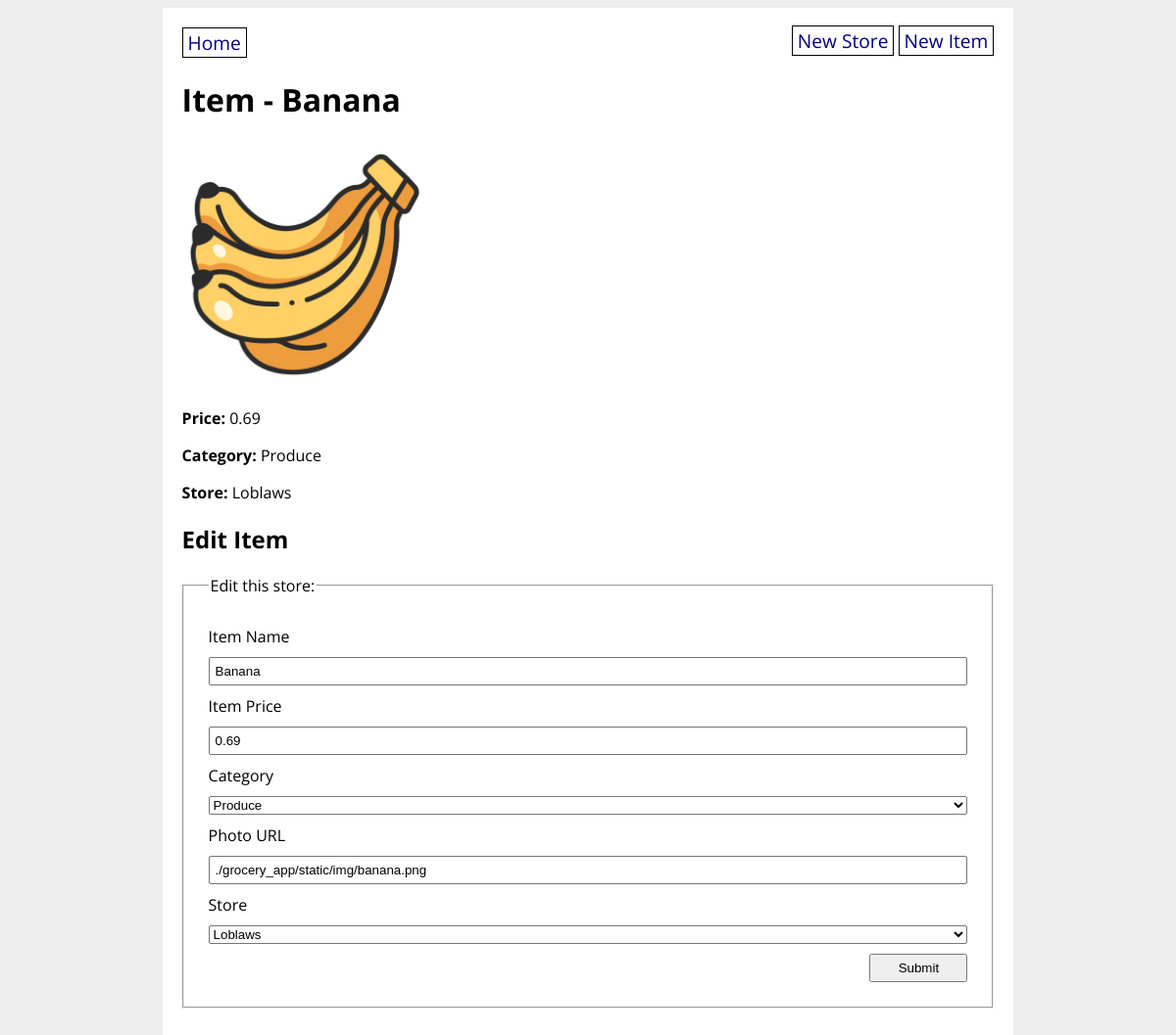
/item/1, run on an earlier commit of the app's database.
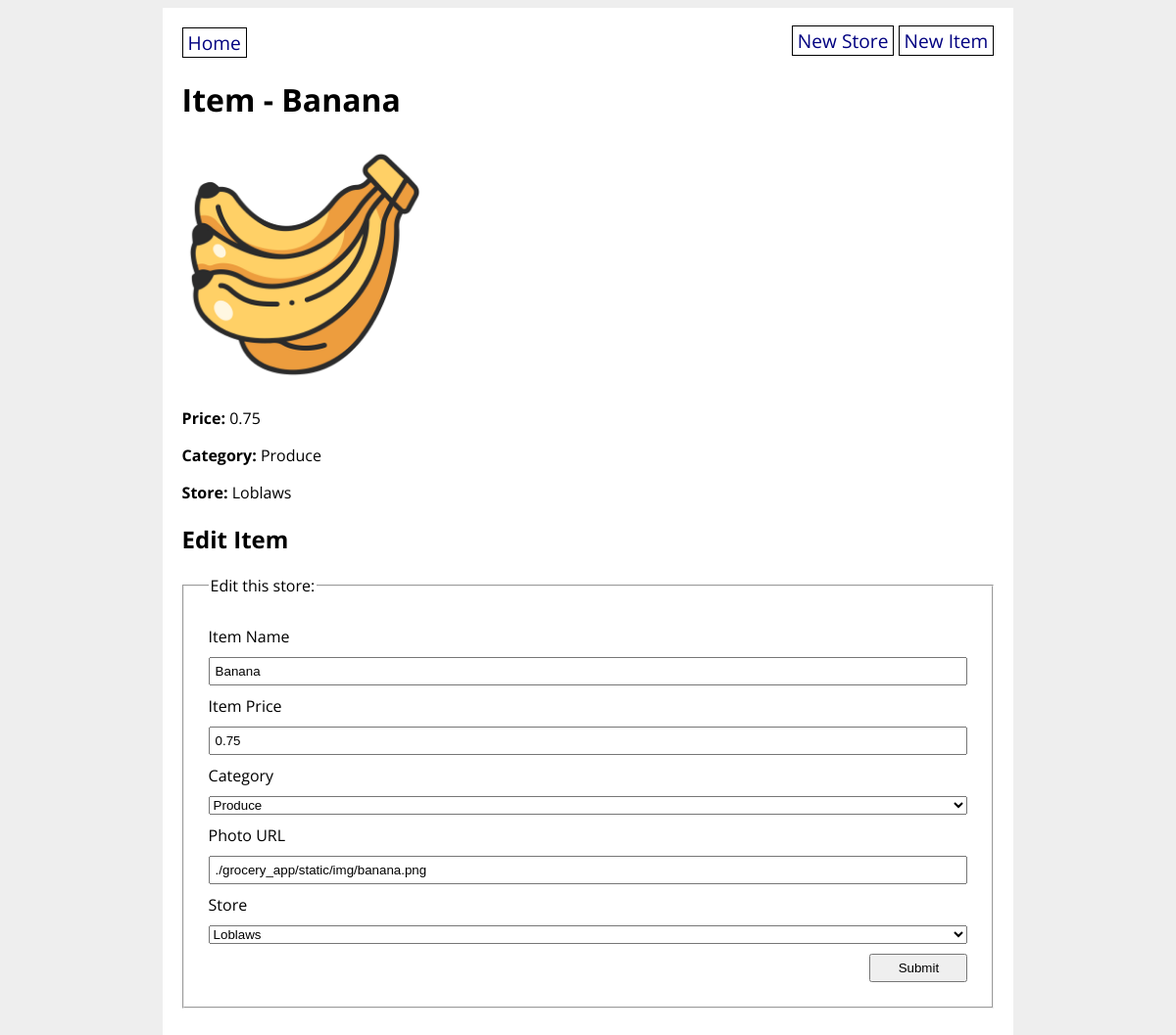
And on a later commit of the database.
### grocery_app/models.py (models this page shows, shortened)
class GroceryItem(db.Model):
    id = db.Column(db.Integer, primary_key=True)
    name = db.Column(db.String(80), nullable=False)
    price = db.Column(db.Float(precision=2), nullable=False)
    category = db.Column(db.Enum(ItemCategory), default=ItemCategory.OTHER)
    photo_url = db.Column(URLType)
    store_id = db.Column(db.Integer, db.ForeignKey('grocery_store.id'), nullable=False)
    store = db.relationship('GroceryStore', back_populates='items')

### grocery_app/routes.py (the view, shortened to what this page needs)
@main.route('/item/<item_id>', methods=['GET', 'POST'])
def item_detail(item_id):
    item = GroceryItem.query.get(item_id)
    form = GroceryItemForm(obj=item)
    item = GroceryItem.query.get(item_id)
    return render_template('item_detail.html', form=form, item=item)

### grocery_app/forms.py
class GroceryItemForm(FlaskForm):
    name = StringField('Item Name',
        validators=[
            DataRequired(),
            Length(min=3, max=80, message="Your store name needs to be betweeen 3 and 80 chars")
        ])
    price = FloatField('Item Price', validators=[DataRequired()])
    category = SelectField('Category', choices=ItemCategory.choices(), validators=[DataRequired()])
    photo_url = StringField('Photo URL', validators=[DataRequired()])
    store = QuerySelectField('Store', query_factory=lambda: GroceryStore.query, validators=[DataRequired()])
    submit = SubmitField('Submit')

### grocery_app/models.py (called while the page is built)
    def __str__(self):
        return f'{self.title}'

### grocery_app/utils.py (called while the page is built)
    def __str__(self):
        return str(self.value)

### grocery_app/templates/item_detail.html (shortened to what this page needs)
{% extends 'base.html' %}
{% block content %}
<h1>Item - {{ item.name }}</h1>
<p><img src="{{ item.photo_url }}" width="250px" height="250px"></p>
<p><strong>Price:</strong> {{ item.price }}</p>
<p><strong>Category:</strong> {{ item.category }}</p>
<p><strong>Store:</strong> {{ item.store.title }}</p>
<h2>Edit Item</h2>
<form method="POST" action="{{ url_for('main.item_detail', item_id=item.id) }}">
    <fieldset>
        <legend>Edit this store:</legend>
        {{ form.name.label }}
        {{ form.name }}
        {{ form.price.label }}
        {{ form.price }}
        {{ form.category.label }}
        {{ form.category }}
        {{ form.photo_url.label }}
        {{ form.photo_url }}
        {{ form.store.label }}
        {{ form.store }}
        {{ form.submit }}
    </fieldset>
</form>
{% endblock %}

What changed in the data, as far as the page shows it:
changed GroceryItem "Banana": price "0.69" → "0.75"
